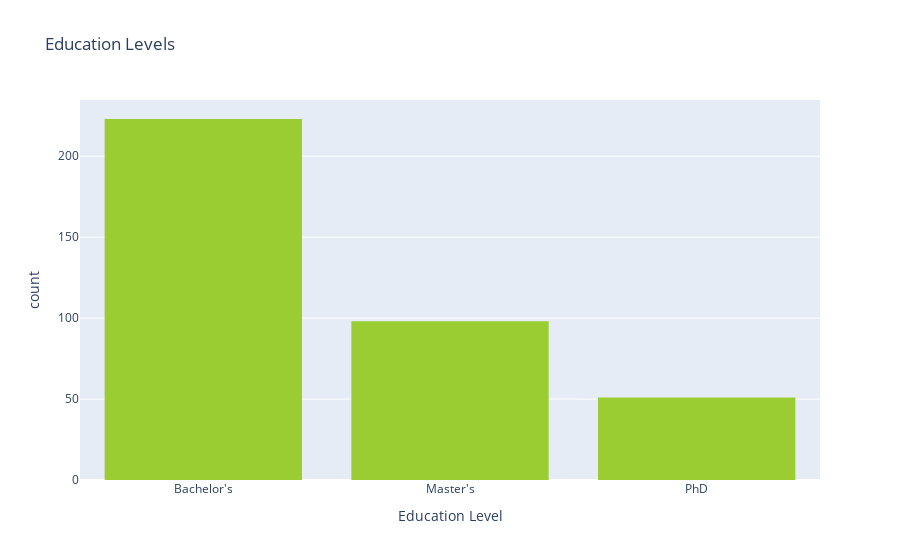

Notebook source saved alongside this figure:
### Code cell
px.histogram(data, x='Education Level', title='Education Levels', color_discrete_sequence=['yellowgreen'])

### Figure 1 — Plotly figure (JSON) as saved in the notebook; plotly's stock layout.template omitted (floating-point values rounded to 4 significant figures; data arrays with more than 128 entries replaced by an {"elided": "..."} marker saying what was removed)
{"data": [{"alignmentgroup": "True", "bingroup": "x", "hovertemplate": "Education Level=%{x}<br>count=%{y}<extra></extra>", "legendgroup": "", "marker": {"color": "yellowgreen", "pattern": {"shape": ""}}, "name": "", "offsetgroup": "", "orientation": "v", "showlegend": false, "type": "histogram", "x": {"elided": "372 str values"}, "xaxis": "x", "yaxis": "y"}], "layout": {"barmode": "relative", "legend": {"tracegroupgap": 0}, "title": {"text": "Education Levels"}, "xaxis": {"anchor": "y", "domain": [0, 1], "title": {"text": "Education Level"}}, "yaxis": {"anchor": "x", "domain": [0, 1], "title": {"text": "count"}}}}
